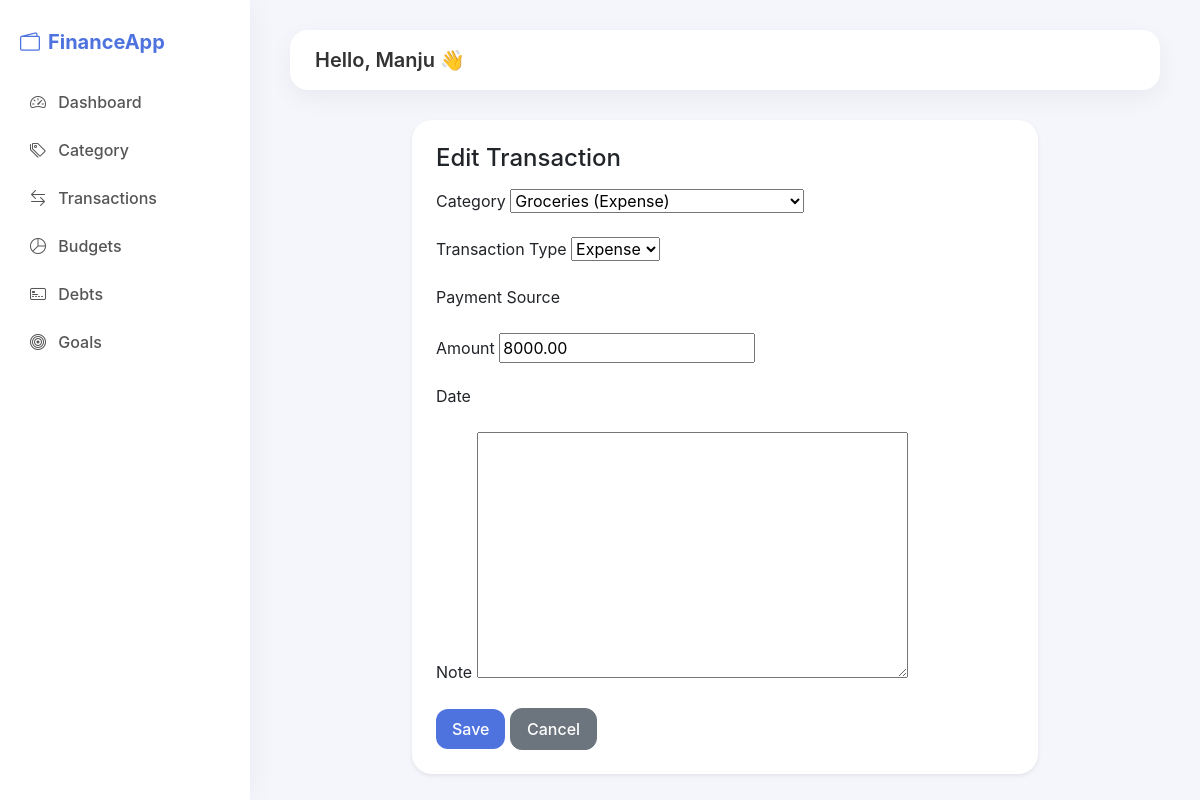
The app's page /transactions/5/edit/ (signed in) with its own data.
### fintrack_app/models.py (models this page shows, shortened)
class TimeStampModel(models.Model):
    created_at = models.DateTimeField(auto_now_add=True)
    updated_at = models.DateTimeField(auto_now=True)
    class Meta:
        abstract = True

class Transaction(TimeStampModel):
    TRANSACTION_TYPE = (
        ("income", "Income"),
        ("expense", "Expense"),
    )
    user = models.ForeignKey(User, on_delete=models.CASCADE)
    category = models.ForeignKey(Category, on_delete=models.SET_NULL, null=True)
    transaction_type = models.CharField(max_length=10, choices=TRANSACTION_TYPE)
    amount = models.DecimalField(max_digits=12, decimal_places=2, validators=[MinValueValidator(0.01)])
    date = models.DateTimeField(auto_now_add=True)
    note = models.TextField(blank=True)
    class Meta:
        ordering = ["-date"]

### fintrack_app/views.py (the view)
# urls.py: path('transactions/<int:pk>/edit/', views.TransactionUpdateView.as_view(), name='transaction-edit'),
class TransactionUpdateView(TransactionCreateView, UpdateView):
    template_name = 'fintrack_app/transaction/transaction_form.html'

### fintrack_app/models.py (called while the page is built)
    def __str__(self):
        return f"{self.name} ({self.get_category_type_display()})"

### fintrack_app/views.py (called while the page is built)
    def get_queryset(self):
        return self.model.objects.filter(user=self.request.user)

### templates/fintrack_app/transaction/transaction_form.html (shortened to what this page needs)
{% extends "fintrack_app/base.html" %}
{% block content %}
<div class="container mt-4" style="max-width:650px;">
    <div class="card shadow-sm p-4">
        <h4 class="mb-3">
            {% if object %}
                Edit Transaction
            {% else %}
                Add Transaction
            {% endif %}
        </h4>
        <form method="post">
            <div class="mb-3">
                <label class="form-label">Category</label>
                {{ form.category }}
            </div>
            <div class="mb-3">
                <label class="form-label">Transaction Type</label>
                {{ form.transaction_type }}
            </div>
            <div class="mb-3">
                <label class="form-label">Payment Source</label>
            </div>
            <div class="mb-3">
                <label class="form-label">Amount</label>
                {{ form.amount }}
            </div>
            <div class="mb-3">
                <label class="form-label">Date</label>
            </div>
            <div class="mb-3">
                <label class="form-label">Note</label>
                {{ form.note }}
            </div>
            <button type="submit" class="btn btn-primary">
                Save
            </button>
            <a href="{% url 'transaction-list' %}" class="btn btn-secondary">
                Cancel
            </a>
        </form>
    </div>
</div>
{% endblock %}

### templates/fintrack_app/base.html (shortened to what this page needs)
{% load static %}
<!DOCTYPE html>
<html lang="en">
<head>
    <link href="https://cdn.jsdelivr.net/npm/bootstrap-icons@1.11.3/font/bootstrap-icons.css" rel="stylesheet">
    <link href="{% static 'css/bootstrap.min.css' %}" rel="stylesheet">
    <link href="{% static 'css/style.css' %}" rel="stylesheet">
</head>
<body>
<div class="app-layout">
    <aside class="sidebar">
    <h4 class="logo">
        <i class="bi bi-wallet2 me-2"></i>FinanceApp
    </h4>
    <ul class="nav flex-column mt-4">
        <li>
            <a href="{% url 'dashboard' %}" class="nav-link">
                <i class="bi bi-speedometer2 me-2"></i> Dashboard
            </a>
        </li>
        <li>
            <a href="{% url 'category-list' %}" class="nav-link">
                <i class="bi bi-tags me-2"></i> Category
            </a>
        </li>
        <li>
            <a href="{% url 'transaction-list'%}" class="nav-link">
                <i class="bi bi-arrow-left-right me-2"></i> Transactions
            </a>
        </li>
        <li>
            <a href="#" class="nav-link">
                <i class="bi bi-pie-chart me-2"></i> Budgets
            </a>
        </li>
        <li>
            <a href="#" class="nav-link">
                <i class="bi bi-credit-card-2-front me-2"></i> Debts
            </a>
        </li>
        <li>
            <a href="#" class="nav-link">
                <i class="bi bi-bullseye me-2"></i> Goals
            </a>
        </li>
    </ul>
</aside>
    <main class="main-content">
        <div class="topbar">
            <div>
                <h5 class="mb-0">Hello, {{ request.user.username }} 👋</h5>
            </div>
        </div>
        <div class="content-wrapper">
            {% block content %}{% endblock %}
        </div>
    </main>
</div>
</body>
</html>

### static/css/style.css (style rules this page uses)
body { margin: 0; padding: 0; background: #f4f6fb; font-family: 'Inter', sans-serif; color: #333; }
a { text-decoration: none; }
h5 { font-weight: 600; }
.app-layout { display: flex; min-height: 100vh; }
.sidebar { width: 250px; background: #ffffff; padding: 30px 20px; box-shadow: 5px 0 25px rgba(0,0,0,0.04); position: fixed; height: 100%; }
.logo { font-weight: 700; font-size: 20px; color: #4e73df; }
.sidebar .nav-link { color: #555; padding: 12px 10px; border-radius: 12px; font-weight: 500; transition: background 0.2s ease, color 0.2s ease; }
.main-content { margin-left: 250px; flex: 1; padding: 30px 40px; }
.topbar { background: white; padding: 18px 25px; border-radius: 18px; box-shadow: 0 8px 25px rgba(0,0,0,0.05); margin-bottom: 30px; }
.card { border: none !important; border-radius: 20px !important; box-shadow: 0 8px 30px rgba(0,0,0,0.05); transition: box-shadow 0.2s ease; }
.btn { border-radius: 12px; font-weight: 500; padding: 8px 16px; transition: background 0.2s ease, box-shadow 0.2s ease; }
.btn-primary { background: #4e73df; border: none; }

### records on screen
Transaction: category "Groceries (Expense)", transaction_type "Expense", amount "8000.00"

### other values on screen
{{ request.user.username }} "Manju"
